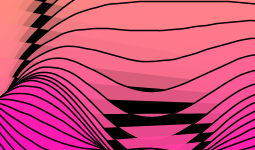
Frame 1 (no input)
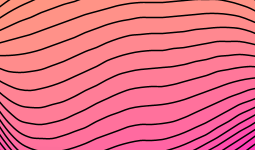
Frame 60 (the mouse pressed at the canvas centre just before this capture)
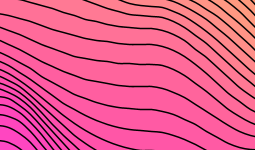
Frame 120 (the mouse held since frame 60 and released just before this capture)

The Processing sketch that drew these frames (run headless with seeded random() and noise(); from frame 60 on, the mouse is pressed at the canvas centre):

// Processing sketch: sketch_190801a
// ── sketch_190801a.pde
float incX = 0.0467;
float incY = 0.0505;
float distance = 11;
int wavesHeight = 322;
boolean looping = true;
 float frame = 0;

void setup() {
size(255, 150);
  background(0);
  noiseDetail(2);
  
  
  
}

void draw() {
  float zOff = frameCount * 0.01;
  background(0);
  //noStroke();
  strokeWeight(1.5);
  stroke(0);
  float yOff = 0;
  for(int y = - wavesHeight; y < height + wavesHeight; y += distance) {
    float xOff = 0;
    float r = xOff;
    beginShape();
    
    for(int x = -wavesHeight; x < width *2; x += distance) {
      float n = noise(xOff, yOff, zOff);
      float g = n;
      float b = yOff;
      float value = map(n, 0, 1, -wavesHeight, wavesHeight);
      curveVertex(x, y + value);
      xOff += incX;
      r = map(xOff, 0, 3.5, 0, 255);
      g = map(n, 0.2, 0.7, 0, 255);
      b = map(yOff, 0, 4, 0, 255);
      fill(r, g, b, b*1.5);
    }
    endShape();
    yOff += incY;
  
  }
  
}
